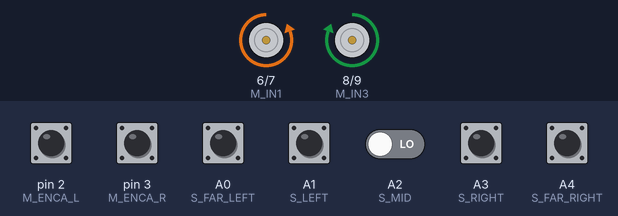
This sketch was run on a simulated Arduino Uno, built with avr-gcc and run on an emulated ATmega328P. Shown: motor-driver pin pairs drawn as motors (green arrow = first pin HIGH = forward, orange = second pin HIGH = backward, longer = more drive, scaled by the enable pin). The inputs (shaded band) are chosen by the test bench; at power-on: pin 2 (M_ENCA_L), pin 3 (M_ENCA_R) HIGH, A0 (S_FAR_LEFT), A1 (S_LEFT), A2 (S_MID), A3 (S_RIGHT), A4 (S_FAR_RIGHT) LOW. What the sketch prints to the serial monitor is not drawn.

Above: at 2.2 s.
2.3 s: A0 (S_FAR_LEFT) pulled HIGH for 0.15 s
At 2.42 s:
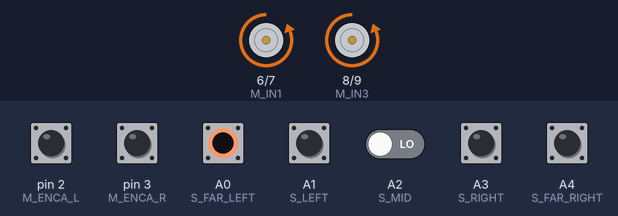
4.0 s: A1 (S_LEFT) pulled HIGH for 0.15 s
5.6 s: A3 (S_RIGHT) pulled HIGH for 1 s
At 5.76 s:
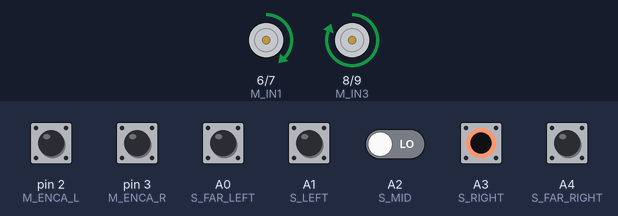
8.6 s: A4 (S_FAR_RIGHT) pulled HIGH for 0.15 s
At 9.9 s:
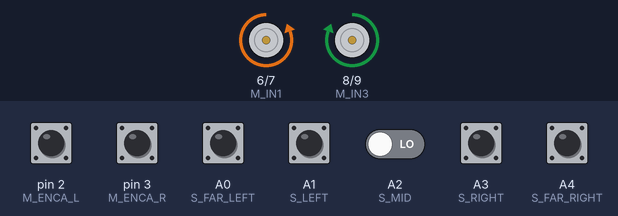
10.2 s: A1 (S_LEFT) pulled HIGH for 1 s
At 10.36 s:
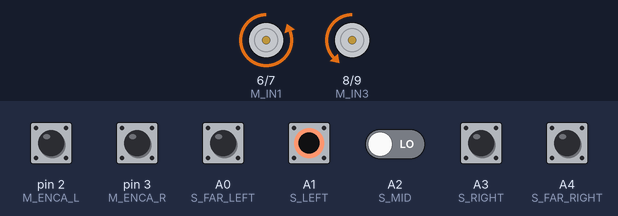
13.2 s: A1 (S_LEFT) driven HIGH and A2 (S_MID) driven HIGH
Timing chart, 0 to 16.2 s (numbered marks = the images above; inputs shaded):
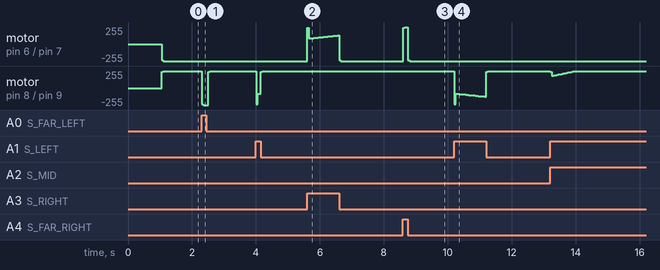

The sketch:

line-follower-advanced-em.ino
```cpp
// ==========================================
// 進階循線（Uno R4 編碼器車）：七階查表式循線 + 地圖驅動路口決策
//   邏輯與 line-follower-advanced 相同，馬達改由 motor.ino（編碼器 PID 穩速）控制。
//   注意：motorTick() 必須持續被呼叫，PID 才會運作，
//   所以轉彎時不用 delay()，改用 waitMs()。
// ==========================================

// ===== 感測器腳位（最左 → 最右）=====
const int S_FAR_LEFT  = A0;
const int S_LEFT      = A1;
const int S_MID       = A2;
const int S_RIGHT     = A3;
const int S_FAR_RIGHT = A4;

// 馬達 / 編碼器腳位定義在 motor.ino

// ===== 感測器邏輯 =====
const int SENSOR_BLACK = HIGH;   // 感測到黑線時的電位（顛倒則改 LOW）

// ===== 速度參數（單位：RPM，此馬達最高約 50 RPM）=====
//   左右輪由 PID 穩速，不需要馬達平衡校正。
const double SPEED_FORWARD = 30;   // 直走速度
const double SPEED_CORRECT = 30;   // 極偏時的旋轉速度
const double SPEED_TURN    = 30;   // 路口轉彎速度
const double SPEED_GENTLE  = 20;   // 七階循線：輕微修正的慢側速度
const double SPEED_STRONG  = 10;   // 七階循線：強力修正的慢側速度（反轉）

// ===== 路口前推時間（ms）=====
//   感測器在車頭前方，轉彎前先往前推，讓旋轉軸心對齊路口。
const unsigned long FORWARD_PUSH_MS = 200;

// ===== 路口轉彎時間（ms）=====
//   盲轉期間使用固定時間旋轉，之後靠感測器尋線完成。
//   實機如果發現轉不準，先量 90° 再線性外推 45° / 135°。
const unsigned long TURN_45_MS  = 125;
const unsigned long TURN_90_MS  = 275;
const unsigned long TURN_135_MS = 450;

// ===== 路口冷卻 =====
//   觸發路口後此時間內不再觸發，避免連續誤判。
const unsigned long JUNC_CD_MS = 500;

// ===== 路口感測閂鎖 =====
//   車身斜著進路口時，MID / RIGHT / FAR_RIGHT 不會在同一瞬間全亮。
//   此時間內亮過的感測器都算「有看到」，用於 T 字路口判斷。
//   仍漏判就加大；直線修正時誤觸發就減小。
const unsigned long EDGE_LATCH_MS = 60;

// ===== 虛線空白容忍 =====
//   連續多少個 loop 沒有任何感測器亮起，才從「沿用上次修正」改為「直走」。
//   數值太小：輕微顛簸就切成直走，失去方向記憶。
//   數值太大：激進修正會通過整段空隙，造成偏移。
const int DASH_GAP_CYCLES = 20;

// === 感測器模式（位元化）==================================================================
// bit0 = FAR_LEFT   bit1 = LEFT   bit2 = MID   bit3 = RIGHT   bit4 = FAR_RIGHT
#define P_L   (1 << 0)
#define P_ML  (1 << 1)
#define P_M   (1 << 2)
#define P_MR  (1 << 3)
#define P_R   (1 << 4)

// 感測器模式
#define PAT_LEFT3   (P_L  | P_ML | P_M)               // [FAR_LEFT, LEFT, MID]          左 T 字
#define PAT_RIGHT3  (P_M  | P_MR | P_R)               // [MID, RIGHT, FAR_RIGHT]        右 T 字
#define PAT_ML_M    (P_ML | P_M)                      // [LEFT, MID]                    窄角左路主觸發
#define PAT_L_M     (P_L  | P_M)                      // [FAR_LEFT, MID]                窄角左路預觸發
#define PAT_DOT_R   (P_M  | P_R)                      // [MID, FAR_RIGHT]               虛線右路
#define PAT_R_M     (P_MR | P_R)                      // [RIGHT, FAR_RIGHT]             窄角右路預觸發
#define PAT_CTR     (P_ML | P_M | P_MR)               // 中央區（M亮且兩側外感測器未亮）
#define PAT_ALL     (P_L  | P_ML | P_M | P_MR | P_R)  // [全部]                         十字 / 終點

// === 動作列舉與地圖結構 ==================================================================
enum Action {
  ACT_LEFT_45,
  ACT_RIGHT_45,
  ACT_LEFT_90,
  ACT_RIGHT_90,
  ACT_LEFT_135,
  ACT_RIGHT_135,
  ACT_END,
};

struct MapStep {
  uint8_t prePattern;  // 預觸發模式（0 = 無需預觸發，直接偵測 pattern）
  uint8_t pattern;     // 主觸發模式
  Action  action;
};

// === 地圖定義 ==================================================================
// 此版本根據 AERC A 圖所寫
const MapStep MAP[] = {
//  prePattern  pattern      action
  { 0,          PAT_RIGHT3,  ACT_RIGHT_90  },   //  1. 右轉 90°
  { 0,          PAT_RIGHT3,  ACT_RIGHT_90  },   //  2. 右轉 90°
  { 0,          PAT_LEFT3,   ACT_LEFT_90   },   //  3. 左轉 90°
  { 0,          PAT_LEFT3,   ACT_LEFT_90   },   //  4. 左轉 90°
  { 0,          PAT_RIGHT3,  ACT_RIGHT_90  },   //  5. 右轉 90°
  { 0,          PAT_RIGHT3,  ACT_RIGHT_90  },   //  6. 右轉 90°
  { PAT_L_M,    PAT_ML_M,    ACT_LEFT_135  },   //  7. 左轉 135°（先見 [FAR_LEFT,MID]，再見 [LEFT,MID] 才觸發）
  { PAT_R_M,    PAT_CTR,     ACT_LEFT_45   },   //  8. 左轉 45°（先見 [RIGHT,FAR_RIGHT]，再見中央態才觸發）
  { 0,          PAT_RIGHT3,  ACT_RIGHT_90  },   //  9. 右轉 90°
  { 0,          PAT_RIGHT3,  ACT_RIGHT_90  },   // 10. 右轉 90°
  { 0,          PAT_DOT_R,   ACT_RIGHT_90  },   // 11. 虛線右路右轉 90°
  { 0,          PAT_LEFT3,   ACT_LEFT_90   },   // 12. 左轉 90°
  { 0,          PAT_LEFT3,   ACT_LEFT_90   },   // 13. 左轉 90°
  { 0,          PAT_DOT_R,   ACT_RIGHT_90  },   // 14. 虛線右路右轉 90°
  { 0,          PAT_RIGHT3,  ACT_RIGHT_90  },   // 15. 右轉 90°
  { 0,          PAT_LEFT3,   ACT_LEFT_90   },   // 16. 左轉 90°
  { 0,          PAT_LEFT3,   ACT_LEFT_90   },   // 17. 左轉 90°
  { 0,          PAT_RIGHT3,  ACT_RIGHT_90  },   // 18. 右轉 90°
  { 0,          PAT_ALL,     ACT_LEFT_90   },   // 19. 十字路口左轉 90°（五感全黑）
  { 0,          PAT_ALL,     ACT_END       },   // 20. 終點停止
};
const int N_MAP = sizeof(MAP) / sizeof(MAP[0]);

// === 內部狀態 ==================================================================
bool          robot_done  = false;
int           juncIdx     = 0;       // 目前等待觸發的路口（= MAP 索引）
bool          juncPreSeen = false;   // 預觸發旗標
unsigned long lastJuncT   = 0;       // 上次路口觸發時間（冷卻用）
int           blankCount  = 0;       // 連續無感測器亮起的計數（虛線空白容忍用）

// 七階循線
enum DriveMode {
  MODE_FORWARD,   // 置中直走
  MODE_GENTLE_L,  // 輕微左修（輕右偏矯正）
  MODE_GENTLE_R,  // 輕微右修（輕左偏矯正）
  MODE_STRONG_L,  // 強力左修（強右偏矯正）
  MODE_STRONG_R,  // 強力右修（強左偏矯正）
  MODE_SPIN_L,    // 原地左旋（極右偏矯正）
  MODE_SPIN_R,    // 原地右旋（極左偏矯正）
};
// 記憶上次驅動模式
static DriveMode lastMode = MODE_FORWARD;

// === 感測器模式比對 ==================================================================
// recent = EDGE_LATCH_MS 內亮過的感測器位元（T 字路口用，避免斜進時三顆沒同時亮）
static bool patternMatches(uint8_t expected, bool bL, bool bML, bool bM, bool bMR, bool bR, uint8_t recent) {
  switch (expected) {
    case PAT_LEFT3:  return (recent & PAT_LEFT3)  == PAT_LEFT3  && bM && !bR;
    case PAT_RIGHT3: return (recent & PAT_RIGHT3) == PAT_RIGHT3 && bM && !bL;
    case PAT_ML_M:   return !bL && (bML || bM) && !bR;
    case PAT_L_M:    return  bL && (bML || bM) && !bMR && !bR;
    case PAT_DOT_R:  return  bM && bR;
    case PAT_R_M:    return  bR && (bMR || bM) && !bML && !bL;
    case PAT_CTR:    return  bM && !bL && !bR;
    case PAT_ALL:    return  bL && bML && bM && bMR && bR;
    default:         return false;
  }
}

// === 動作名稱（除錯訊息用）==================================================================
static const char* actionName(Action a) {
  switch (a) {
    case ACT_LEFT_45:   return "L45";
    case ACT_RIGHT_45:  return "R45";
    case ACT_LEFT_90:   return "L90";
    case ACT_RIGHT_90:  return "R90";
    case ACT_LEFT_135:  return "L135";
    case ACT_RIGHT_135: return "R135";
    case ACT_END:       return "END";
  }
  return "?";
}

// === setup ==================================================================
void setup() {
  Serial.begin(115200);

  pinMode(S_FAR_LEFT,  INPUT);
  pinMode(S_LEFT,      INPUT);
  pinMode(S_MID,       INPUT);
  pinMode(S_RIGHT,     INPUT);
  pinMode(S_FAR_RIGHT, INPUT);

  motorBegin();

  Serial.print("=== 進階循線啟動，地圖共 ");
  Serial.print(N_MAP);
  Serial.println(" 個路口 ===");

  waitMs(1000);
}

// === loop ==================================================================
void loop() {
  motorTick();    // 馬達 PID 內部自動節流

  if (robot_done) {
    Stop();
    return;
  }

  // 讀感測器（true = 碰到黑線）
  bool bL  = (digitalRead(S_FAR_LEFT)  == SENSOR_BLACK);
  bool bML = (digitalRead(S_LEFT)      == SENSOR_BLACK);
  bool bM  = (digitalRead(S_MID)       == SENSOR_BLACK);
  bool bMR = (digitalRead(S_RIGHT)     == SENSOR_BLACK);
  bool bR  = (digitalRead(S_FAR_RIGHT) == SENSOR_BLACK);

  unsigned long now = millis();

  // 更新感測器閂鎖
  static unsigned long seenT[5];
  const bool cur[5] = { bL, bML, bM, bMR, bR };
  uint8_t recent = 0;
  for (int i = 0; i < 5; i++) {
    if (cur[i]) seenT[i] = now;
    if (now - seenT[i] < EDGE_LATCH_MS) recent |= (1 << i);
  }

  // 除錯：感測器狀態有變化才印（左→右：FAR_LEFT LEFT MID RIGHT FAR_RIGHT，1 = 黑）
  // ponytail: 除錯用，調好後改 false，否則序列埠輸出會拖慢 loop
  const bool DEBUG_SENSORS = true;
  static uint8_t lastBits = 0xFF;
  uint8_t bits = 0;
  for (int i = 0; i < 5; i++) if (cur[i]) bits |= (1 << i);
  if (DEBUG_SENSORS && bits != lastBits) {
    lastBits = bits;
    Serial.print(now);
    Serial.print("  ");
    for (int i = 0; i < 5; i++) Serial.print(cur[i] ? '1' : '0');
    Serial.print("  等待#");
    Serial.println(juncIdx + 1);
  }

  // 路口偵測（地圖驅動，支援預觸發 + 冷卻）
  if (juncIdx < N_MAP && (now - lastJuncT > JUNC_CD_MS)) {
    const MapStep step = MAP[juncIdx];

    if (step.prePattern != 0 && !juncPreSeen) {
      // 第一段：等待預觸發模式
      if (patternMatches(step.prePattern, bL, bML, bM, bMR, bR, recent)) {
        juncPreSeen = true;
        Serial.print(">>> 路口 #");
        Serial.print(juncIdx + 1);
        Serial.println(" 預觸發");
      }
    } else {
      // 第二段：預觸發已滿足（或不需要），等待主觸發模式
      if (patternMatches(step.pattern, bL, bML, bM, bMR, bR, recent)) {
        Serial.print(">>> 路口 #");
        Serial.print(juncIdx + 1);
        Serial.print(" / ");
        Serial.print(N_MAP);
        Serial.print("  動作=");
        Serial.println(actionName(step.action));
        lastJuncT   = now;
        juncPreSeen = false;
        juncIdx++;
        blankCount  = 0;
        performAction(step.action);
        return;
      }
    }
  }

  // 七階查表循線
  bool anyBlack = bL || bML || bM || bMR || bR;
  DriveMode mode;

  if (!anyBlack) {
    // 空白段：短空隙沿用上次修正，長空隙改直走
    blankCount++;
    mode = (blankCount > DASH_GAP_CYCLES) ? MODE_FORWARD : lastMode;
  } else {
    blankCount = 0;
    if      (!bML &&  bM  && !bMR        )  mode = MODE_FORWARD;   // 置中
    else if ( bML &&  bM  && !bMR        )  mode = MODE_GENTLE_L;  // 輕右偏
    else if (!bML &&  bM  &&  bMR        )  mode = MODE_GENTLE_R;  // 輕左偏
    else if ( bML && !bM  && !bMR        )  mode = MODE_STRONG_L;  // 強右偏
    else if (!bML && !bM  &&  bMR        )  mode = MODE_STRONG_R;  // 強左偏
    else if ( bL  && !bML && !bM && !bMR )  mode = MODE_SPIN_L;    // 極右偏
    else if (!bML && !bM  && !bMR &&  bR )  mode = MODE_SPIN_R;    // 極左偏
    else if ( bML &&  bM  &&  bMR        )  mode = MODE_FORWARD;   // 橫線：直行穿越
    else                                     mode = lastMode;      // 未知態：沿用
  }

  lastMode = mode;
  applyDriveMode(mode);
}

// === 等待工具 ==================================================================
// 取代 delay()：等待期間持續呼叫 motorTick()，PID 才不會停擺。
void waitMs(unsigned long ms) {
  unsigned long t0 = millis();
  while (millis() - t0 < ms) motorTick();
}

// 旋轉中等待中間感測器碰到黑線
void waitMidBlack() {
  while (digitalRead(S_MID) != SENSOR_BLACK) motorTick();
}

// === 路口轉彎動作實作 ==================================================================
// 先盲轉固定時間（TURN_*_MS），再靠感測器尋回黑線。
// 注意：因感測器在前方，需要先前推（FORWARD_PUSH_MS）讓旋轉軸心推到路口。
// 這些時間皆須依據您的車子速度手動微調。
void performAction(Action action) {
  switch (action) {
    case ACT_LEFT_90:
      Forward(SPEED_FORWARD);  waitMs(FORWARD_PUSH_MS);
      SpinLeft(SPEED_TURN);    waitMs(TURN_90_MS);
      waitMidBlack();
      break;

    case ACT_LEFT_135:
      Forward(SPEED_FORWARD);  waitMs(FORWARD_PUSH_MS);
      SpinLeft(SPEED_TURN);    waitMs(TURN_135_MS);
      waitMidBlack();
      break;

    case ACT_LEFT_45:
      // 45° 不需前推，感測器觸發時已有角度偏移
      SpinLeft(SPEED_TURN);    waitMs(TURN_45_MS);
      waitMidBlack();
      break;

    case ACT_RIGHT_90:
      Forward(SPEED_FORWARD);  waitMs(FORWARD_PUSH_MS);
      SpinRight(SPEED_TURN);   waitMs(TURN_90_MS);
      waitMidBlack();
      break;

    case ACT_RIGHT_135:
      Forward(SPEED_FORWARD);  waitMs(FORWARD_PUSH_MS);
      SpinRight(SPEED_TURN);   waitMs(TURN_135_MS);
      waitMidBlack();
      break;

    case ACT_RIGHT_45:
      SpinRight(SPEED_TURN);   waitMs(TURN_45_MS);
      waitMidBlack();
      break;

    case ACT_END:
      robot_done = true;
      Stop();
      Serial.println(">>> 抵達終點");
      return;
  }
  Stop();
  waitMs(100);
}

// === 七階循線驅動模式執行 ==================================================================
// motorSetSpeed(左輪 RPM, 右輪 RPM)，負值為反轉；Forward / SpinLeft / SpinRight / Stop 定義在 motor.ino
void applyDriveMode(DriveMode mode) {
  switch (mode) {
    case MODE_FORWARD:   Forward(SPEED_FORWARD);                        break;
    case MODE_GENTLE_L:  motorSetSpeed( SPEED_GENTLE,  SPEED_FORWARD);  break;
    case MODE_GENTLE_R:  motorSetSpeed( SPEED_FORWARD, SPEED_GENTLE);   break;
    case MODE_STRONG_L:  motorSetSpeed(-SPEED_STRONG,  SPEED_FORWARD);  break;
    case MODE_STRONG_R:  motorSetSpeed( SPEED_FORWARD, -SPEED_STRONG);  break;
    case MODE_SPIN_L:    SpinLeft(SPEED_CORRECT);                       break;
    case MODE_SPIN_R:    SpinRight(SPEED_CORRECT);                      break;
  }
}
```

motor.ino
```cpp
// =====================================================================
// 馬達穩速模組 (motor.ino)
//
// 此檔已封裝完成 — main.ino 只需透過下列 4 個 API 操作馬達，
// 不需要碰編碼器、PWM、PID 任何細節：
//
//   motorBegin()                    在 setup() 呼叫一次，初始化腳位/中斷
//   motorSetSpeed(rpmL, rpmR)       設定左右輪「目標轉速」(可正可負)
//   motorStop()                     立即停止並重置 PID 狀態
//   motorTick()                     在 loop() 每次呼叫，內部會自動依
//                                   SAMPLE_MS 節流，呼叫太頻繁不會出事
//
// 另提供高層動作 API（包裝上面的函數，speed 單位 RPM）：
//   Forward(speed) / Backward(speed) / SpinLeft(speed) / SpinRight(speed) / Stop()
//
// 設計重點：
//   - 用「設目標 / 跑 PID」分離的方式：呼叫 motorSetSpeed 只更新目標值，
//     真正的閉迴路控制由 motorTick 在固定週期執行。所以上層程式想設多快、
//     多頻繁都沒關係，PID 永遠是穩定的固定週期取樣（見 SAMPLE_MS）。
//   - 抗積分飽和：trial integral 通過後才確認，避免累積誤差爆衝。
//   - 換向時重置積分，避免反向起步殘留誤差。
// =====================================================================

// ===== 腳位（依硬體接線，一般不需修改）=====
static const int M_ENA   = 5,  M_IN1   = 6,  M_IN2 = 7;   // 右輪 (L293D OUTPUT 1/2)
static const int M_ENB   = 10, M_IN3   = 8,  M_IN4 = 9;   // 左輪 (L293D OUTPUT 3/4)
static const int M_ENCA_L = 2,  M_ENCB_L = 4;             // 左輪編碼器 (A 接中斷)
static const int M_ENCA_R = 3,  M_ENCB_R = 11;            // 右輪編碼器 (A 接中斷)

// =====================================================================
// ★ 馬達層可調參數 ★
// 以 encoder_motor_test1 整定後的數值為準，賽前一般不需修改
// =====================================================================
// 此馬達滿載 PWM(255) ≈ 50 RPM，故前饋斜率 ≈ 255/50 ≈ 5（PWM/RPM）。
static const double FF_MOTOR  = 5.0;    // 前饋（PWM/RPM），主要靠這個跟上目標
static const double KP_MOTOR  = 3.0;    // 比例修正
static const double KI_MOTOR  = 5.0;    // 積分修正（消除穩態誤差 / 克服靜摩擦死區）
static const double KD_MOTOR  = 0.0;    // 編碼器在低 RPM 量化粗，微分只會放大噪音 → 關閉
static const float  CPR       = 624.0;  // 每轉脈衝數 (13 齒 × 48 減速)
static const int    SAMPLE_MS = 50;     // PID 取樣週期 (ms)，20Hz（高 CPR + 低 RPM 需較長週期才有量測解析度）

// =====================================================================
// 內部狀態（外部不要直接存取）
// =====================================================================
static volatile long m_pulseL = 0, m_pulseR = 0;
static double m_targetL = 0, m_targetR = 0;
static double m_intgL   = 0, m_intgR   = 0;
static double m_prevEL  = 0, m_prevER  = 0;
static bool   m_fwdL    = true, m_fwdR  = true;
static unsigned long m_lastTick = 0;

// 中斷服務常式
static void m_isrL() { if (digitalRead(M_ENCB_L) == HIGH) m_pulseL++; else m_pulseL--; }
static void m_isrR() { if (digitalRead(M_ENCB_R) == LOW)  m_pulseR++; else m_pulseR--; }

// 內部：單輪 PID → PWM
static int m_calcPWM(double tgt, double meas, double &intg, double &prevErr) {
  const double dt = SAMPLE_MS / 1000.0;
  double err   = tgt - meas;
  double trial = intg + err * dt;
  double deriv = (err - prevErr) / dt;

  double out = FF_MOTOR * tgt
             + KP_MOTOR * err
             + KI_MOTOR * trial
             + KD_MOTOR * deriv;

  if (out >= 0.0 && out <= 255.0) intg = trial;
  prevErr = err;
  return (int)constrain(out, 0, 255);
}

// =====================================================================
// 公開 API
// =====================================================================
void motorBegin() {
  pinMode(M_ENA, OUTPUT); pinMode(M_IN1, OUTPUT); pinMode(M_IN2, OUTPUT);
  pinMode(M_ENB, OUTPUT); pinMode(M_IN3, OUTPUT); pinMode(M_IN4, OUTPUT);
  pinMode(M_ENCA_L, INPUT_PULLUP); pinMode(M_ENCB_L, INPUT_PULLUP);
  pinMode(M_ENCA_R, INPUT_PULLUP); pinMode(M_ENCB_R, INPUT_PULLUP);
  attachInterrupt(digitalPinToInterrupt(M_ENCA_L), m_isrL, RISING);
  attachInterrupt(digitalPinToInterrupt(M_ENCA_R), m_isrR, RISING);
  motorStop();
}

// 設定目標轉速（單位：RPM；負值代表反轉）
void motorSetSpeed(double rpmL, double rpmR) {
  m_targetL = rpmL;
  m_targetR = rpmR;
}

void motorStop() {
  analogWrite(M_ENA, 0);
  analogWrite(M_ENB, 0);
  m_targetL = m_targetR = 0;
  m_intgL = m_intgR = 0;
  m_prevEL = m_prevER = 0;
}

// 在 loop() 每次呼叫；內部自動依 SAMPLE_MS 節流
void motorTick() {
  unsigned long now = millis();
  if (now - m_lastTick < (unsigned long)SAMPLE_MS) return;
  m_lastTick = now;

  // 取編碼器計數
  noInterrupts();
  long cntL = m_pulseL; m_pulseL = 0;
  long cntR = m_pulseR; m_pulseR = 0;
  interrupts();

  // 換向偵測 → 重置積分
  bool fwdL = (m_targetL >= 0);
  bool fwdR = (m_targetR >= 0);
  if (fwdL != m_fwdL) { m_intgL = 0; m_prevEL = 0; m_fwdL = fwdL; }
  if (fwdR != m_fwdR) { m_intgR = 0; m_prevER = 0; m_fwdR = fwdR; }

  // 方向腳設定
  digitalWrite(M_IN3, fwdL ? HIGH : LOW);
  digitalWrite(M_IN4, fwdL ? LOW  : HIGH);
  digitalWrite(M_IN1, fwdR ? LOW  : HIGH);
  digitalWrite(M_IN2, fwdR ? HIGH : LOW);

  // 編碼器 → 實測 RPM
  double rpmL = (double)cntL / CPR * (60000.0 / SAMPLE_MS);
  double rpmR = (double)cntR / CPR * (60000.0 / SAMPLE_MS);

  // 跑 PID（以絕對值算，方向已由腳位控制）
  int pwmL = m_calcPWM(abs(m_targetL), abs(rpmL), m_intgL, m_prevEL);
  int pwmR = m_calcPWM(abs(m_targetR), abs(rpmR), m_intgR, m_prevER);

  analogWrite(M_ENB, pwmL);
  analogWrite(M_ENA, pwmR);
}

// =====================================================================
// 高層動作 API
// 以 motorSetSpeed / motorStop 為基礎，speed 單位同樣是 RPM。
// =====================================================================
void Forward(double speed)   { motorSetSpeed( speed,  speed); }  // 兩輪同向前進
void Backward(double speed)  { motorSetSpeed(-speed, -speed); }  // 兩輪同向後退
void SpinLeft(double speed)  { motorSetSpeed(-speed,  speed); }  // 原地左轉（左輪後退、右輪前進）
void SpinRight(double speed) { motorSetSpeed( speed, -speed); }  // 原地右轉（左輪前進、右輪後退）
void Stop()                  { motorStop(); }
```

Measured:
- after the input at 2.3 s, motor on pin 8 (M_IN3) / pin 9 (M_IN4): forward 255/255 → backward 255/255 at once, → forward 255/255 0.20 s later
- after the input at 8.6 s, motor on pin 6 (M_IN1) / pin 7 (M_IN2): backward 255/255 → forward 255/255 at once, → backward 255/255 0.15 s later
